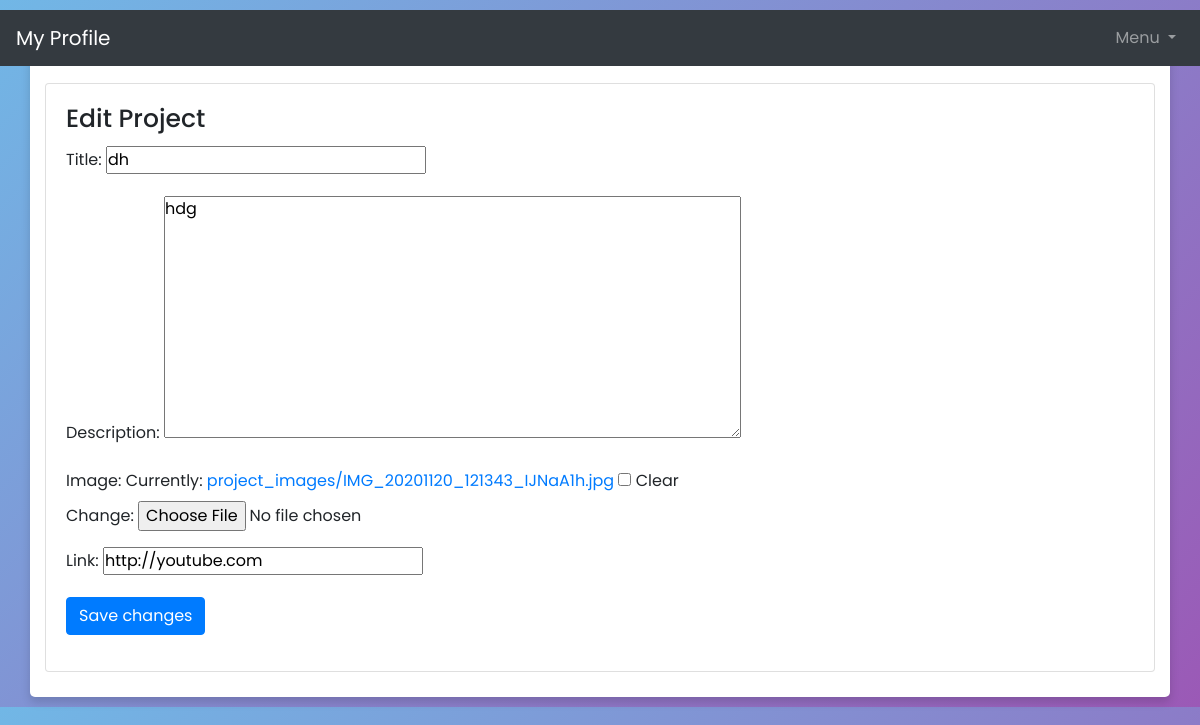
The app's page /profiles/edit_project/4/ (signed in) with its own data.
### user_profile/models.py (models this page shows, shortened)
class Project(models.Model):
    user = models.ForeignKey(User, on_delete=models.CASCADE)
    title = models.CharField(max_length=200)
    description = models.TextField()
    image = models.ImageField(upload_to='project_images', blank=True, null=True)
    link = models.URLField(blank=True, null=True)

### user_profile/views.py (the view)
# urls.py: path('edit_project/<int:pk>/', views.edit_project, name='edit_project'),
def edit_project(request, pk):
    project = get_object_or_404(Project, pk=pk, user=request.user)
    if request.method == 'POST':
        form = ProjectForm(request.POST, request.FILES, instance=project)
        if form.is_valid():
            form.save()
            return redirect('profile')
    else:
        form = ProjectForm(instance=project)
    return render(request, 'profiles/edit_project.html', {'form': form})

### user_profile/forms.py
class ProjectForm(forms.ModelForm):
    class Meta:
        model = Project
        fields = ['title', 'description', 'image', 'link']

### templates/profiles/edit_project.html (shortened to what this page needs)
{% extends 'base.html' %}
{% block content %}
<div class="card mt-4">
    <div class="card-body">
        <h5 class="card-title">Edit Project</h5>
        <form method="post" enctype="multipart/form-data">
            {{ form.as_p }}
            <div class="form-group mt-3">
                <button type="submit" class="btn btn-primary">Save changes</button>
            </div>
        </form>
    </div>
</div>
{% endblock %}

### static/pstyle.css (style rules this page uses)
* { margin: 0; padding: 0; box-sizing: border-box; font-family: 'Poppins', sans-serif; }
body { display: flex; justify-content: center; align-items: flex-start; padding: 10px; background: linear-gradient(135deg, #71b7e6, #9b59b6); }
.card { margin-top: 20px; }
.card-title { font-size: 25px; font-weight: 500; }
.form-group { margin-bottom: 15px; }

### records on screen
Project: title "dh", description "hdg", link "http://youtube.com"
